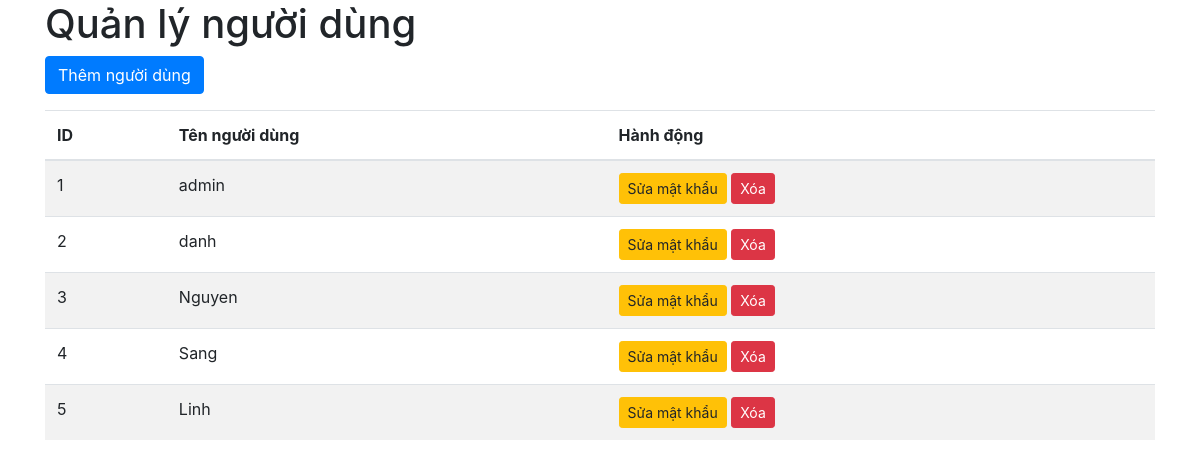
Screenshot of /users (signed in) with the database file from the repository.
### app.py (models this page shows, shortened)
class User(UserMixin, db.Model):
    id = db.Column(db.Integer, primary_key=True)
    username = db.Column(db.String(150), unique=True, nullable=False)
    password = db.Column(db.String(150), nullable=False)

### app.py (the view)
@app.route('/users')
@login_required
def manage_users():
    users = User.query.all()
    return render_template('manage_users.html', users=users, current_user=current_user)

### app.py (called while the page is built)
@login_manager.user_loader
def load_user(user_id):
    return User.query.get(int(user_id))

### templates/manage_users.html (shortened to what this page needs)
<!DOCTYPE html>
<html lang="en">
<head>
    <link rel="stylesheet" href="https://cdnjs.cloudflare.com/ajax/libs/twitter-bootstrap/4.5.2/css/bootstrap.min.css">
</head>
<body>
    <div class="container">
        <h1>Quản lý người dùng</h1>
        {% if current_user.username == 'admin' or current_user.username == 'danh' %}
            <a href="{{ url_for('add_user') }}" class="btn btn-primary mb-3">Thêm người dùng</a>
            <table class="table table-striped">
                <thead>
                    <tr>
                        <th>ID</th>
                        <th>Tên người dùng</th>
                        <th>Hành động</th>
                    </tr>
                </thead>
                <tbody>
                    {% for user in users %}
                    <tr>
                        <td>{{ user.id }}</td>
                        <td>{{ user.username }}</td>
                        <td>
                            <a href="{{ url_for('edit_user', id=user.id) }}" class="btn btn-warning btn-sm">Sửa mật khẩu</a>
                            <form action="{{ url_for('delete_user', id=user.id) }}" method="post" style="display:inline;" onsubmit="return confirm('Bạn có chắc chắn muốn xóa người dùng này?');">
                                <button type="submit" class="btn btn-danger btn-sm">Xóa</button>
                            </form>
                        </td>
                    </tr>
                    {% endfor %}
                </tbody>
            </table>
        {% else %}
            <p>Bạn không có quyền truy cập vào danh sách người dùng.</p>
        {% endif %}
    </div>
</body>
</html>

### rows the page displays
User: id "1", username "admin"
User: id "2", username "danh"
User: id "3", username "Nguyen"
User: id "4", username "Sang"
User: id "5", username "Linh"
